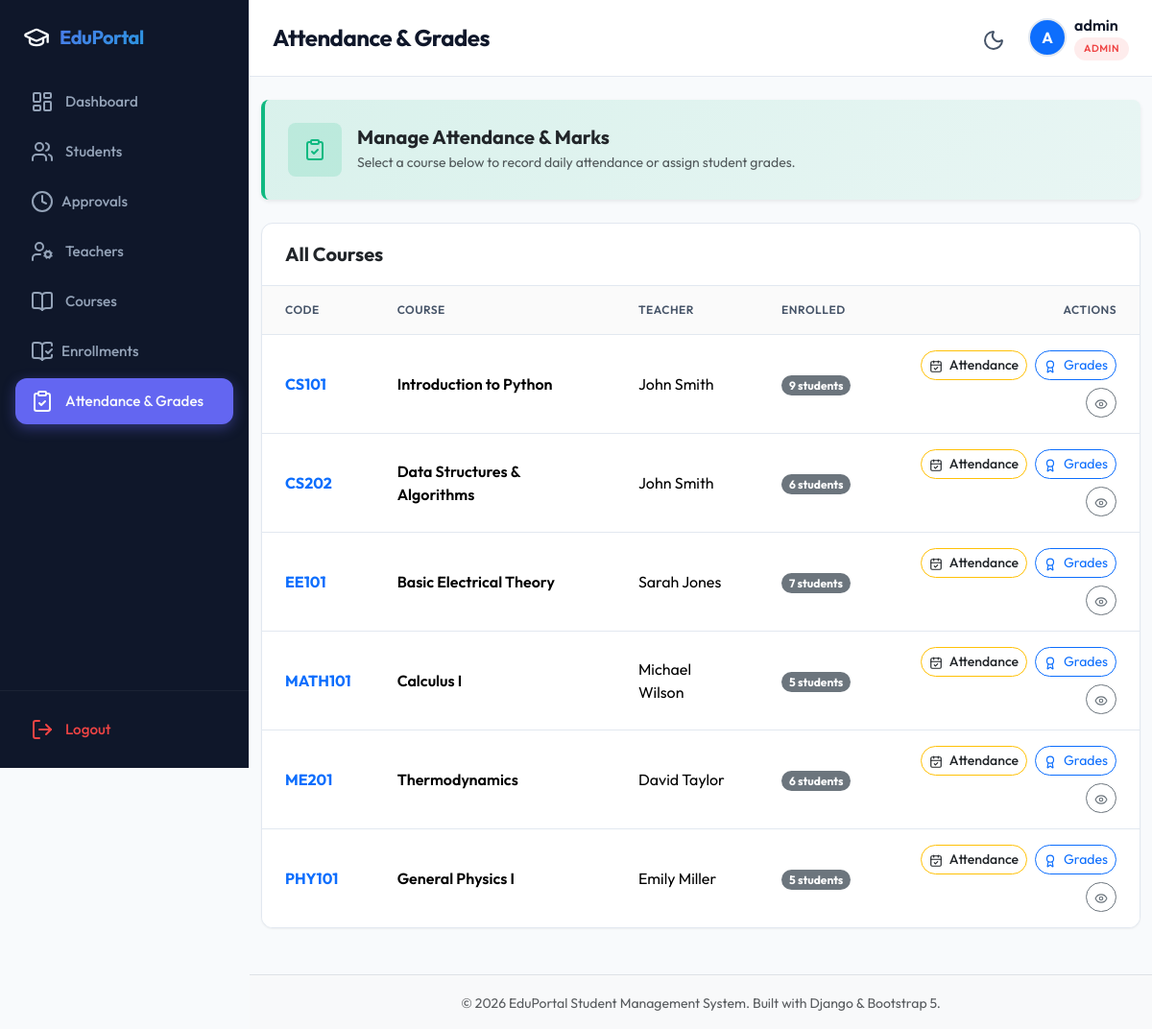
The app's page /academics/ (signed in) with its own data.
### apps/accounts/models.py (models this page shows, shortened)
class CustomUser(AbstractUser):
    class Role(models.TextChoices):
        ADMIN = 'ADMIN', 'Admin'
        TEACHER = 'TEACHER', 'Teacher'
        STUDENT = 'STUDENT', 'Student'
    role = models.CharField(
        max_length=10,
        choices=Role.choices,
        default=Role.STUDENT
    )

class Teacher(models.Model):
    user = models.OneToOneField(CustomUser, on_delete=models.CASCADE, related_name='teacher_profile')
    employee_id = models.CharField(max_length=20, unique=True)
    designation = models.CharField(max_length=100)
    department = models.CharField(max_length=100)
    qualification = models.CharField(max_length=200)

### apps/courses/models.py (models this page shows, shortened)
class Course(models.Model):
    course_code = models.CharField(max_length=20, unique=True)
    course_name = models.CharField(max_length=150)
    credits = models.IntegerField(default=3)
    teacher = models.ForeignKey(Teacher, null=True, blank=True, on_delete=models.SET_NULL, related_name='courses')

### apps/academics/views.py (the view)
# urls.py: path('', views.AcademicsHubView.as_view(), name='academics_hub'),
class AcademicsHubView(StaffRequiredMixin, ListView):
    model = Course
    template_name = 'academics/academics_hub.html'
    context_object_name = 'courses'
    paginate_by = 12
    def get_queryset(self):
        user = self.request.user
        queryset = Course.objects.select_related('teacher', 'teacher__user')
        if user.role == CustomUser.Role.TEACHER:
            if hasattr(user, 'teacher_profile'):
                queryset = queryset.filter(teacher=user.teacher_profile)
            else:
                return Course.objects.none()
        return queryset.order_by('course_code')

### templates/academics/academics_hub.html (shortened to what this page needs)
{% extends 'base.html' %}
{% block page_title %}Attendance & Grades{% endblock %}
{% block content %}
<div class="row g-3 mb-4">
    <div class="col-12">
        <div class="card border-0 shadow-sm rounded-3 p-4"
             style="background: linear-gradient(135deg, #10b98122, #10b98111); border-left: 4px solid #10b981 !important;">
            <div class="d-flex align-items-center gap-3 flex-wrap">
                <div class="d-flex align-items-center justify-content-center rounded-3 p-3"
                     style="background: rgba(16,185,129,0.15); width:56px; height:56px;">
                    <i data-lucide="clipboard-check" style="width:28px;height:28px;color:#10b981;"></i>
                </div>
                <div class="flex-grow-1">
                    <h5 class="fw-bold mb-1">Manage Attendance & Marks</h5>
                    <div class="text-muted small">
                        {% if user.role == 'ADMIN' %}
                            Select a course below to record daily attendance or assign student grades.
                        {% else %}
                            Select one of your assigned courses to mark attendance or enter grades.
                        {% endif %}
                    </div>
                </div>
            </div>
        </div>
    </div>
</div>
<div class="table-card">
    <div class="table-card-header">
        <h5 class="m-0 fw-bold text-dark">
            {% if user.role == 'ADMIN' %}All Courses{% else %}My Assigned Courses{% endif %}
        </h5>
    </div>
    <div class="table-responsive">
        <table class="table custom-table">
            <thead>
                <tr>
                    <th>Code</th>
                    <th>Course</th>
                    <th>Teacher</th>
                    <th>Enrolled</th>
                    <th class="text-end">Actions</th>
                </tr>
            </thead>
            <tbody>
                {% for course in courses %}
                    <tr>
                        <td><span class="fw-bold text-primary">{{ course.course_code }}</span></td>
                        <td><span class="fw-semibold">{{ course.course_name }}</span></td>
                        <td>
                            {% if course.teacher %}
                                {{ course.teacher.user.get_full_name|default:course.teacher.user.username }}
                            {% else %}
                                <span class="text-muted small">Not assigned</span>
                            {% endif %}
                        </td>
                        <td><span class="badge bg-secondary rounded-pill">{{ course.enrollments.count }} students</span></td>
                        <td class="text-end">
                            <div class="d-inline-flex gap-2 flex-wrap justify-content-end">
                                <a href="{% url 'mark_attendance' course.id %}" class="btn btn-outline-warning btn-sm rounded-pill text-dark fw-medium">
                                    <i data-lucide="calendar-check" class="me-1" style="width:14px;height:14px;vertical-align:text-bottom;"></i>
                                    Attendance
                                </a>
                                <a href="{% url 'manage_marks' course.id %}" class="btn btn-outline-primary btn-sm rounded-pill">
                                    <i data-lucide="award" class="me-1" style="width:14px;height:14px;vertical-align:text-bottom;"></i>
                                    Grades
                                </a>
                                <a href="{% url 'course_detail' course.id %}" class="btn btn-outline-secondary btn-sm rounded-pill">
                                    <i data-lucide="eye" style="width:14px;height:14px;vertical-align:text-bottom;"></i>
                                </a>
                            </div>
                        </td>
                    </tr>
                {% endfor %}
            </tbody>
        </table>
    </div>
</div>
{% endblock %}

### templates/base.html (shortened to what this page needs)
{% load static %}
<!DOCTYPE html>
<html lang="en" data-theme="light">
<head>
    <link href="https://cdn.jsdelivr.net/npm/bootstrap@5.3.2/dist/css/bootstrap.min.css" rel="stylesheet">
    <link rel="stylesheet" href="{% static 'css/main.css' %}">
</head>
<body>
    <div class="app-container">
        <aside class="sidebar" id="sidebar">
            <div class="sidebar-brand">
                <i data-lucide="graduation-cap" style="width: 28px; height: 28px;"></i>
                <span>EduPortal</span>
            </div>
            <ul class="sidebar-menu">
                {% if user.is_authenticated %}
                    <li class="sidebar-menu-item {% if request.resolver_match.url_name == 'dashboard' %}active{% endif %}">
                        <a href="{% url 'dashboard' %}" class="sidebar-link">
                            <i data-lucide="layout-dashboard"></i>
                            <span>Dashboard</span>
                        </a>
                    </li>
                    {% if user.role == 'ADMIN' %}
                        <li class="sidebar-menu-item {% if request.resolver_match.url_name == 'admin_student_list' %}active{% endif %}">
                            <a href="{% url 'admin_student_list' %}" class="sidebar-link">
                                <i data-lucide="users"></i>
                                <span>Students</span>
                            </a>
                        </li>
                        <li class="sidebar-menu-item {% if request.resolver_match.url_name == 'admin_pending_students' %}active{% endif %}">
                            <a href="{% url 'admin_pending_students' %}" class="sidebar-link d-flex align-items-center justify-content-between">
                                <span class="d-flex align-items-center gap-2">
                                    <i data-lucide="clock"></i>
                                    <span>Approvals</span>
                                </span>
                            </a>
                        </li>
                        <li class="sidebar-menu-item {% if 'teachers' in request.path %}active{% endif %}">
                            <a href="{% url 'admin_teacher_list' %}" class="sidebar-link">
                                <i data-lucide="user-cog"></i>
                                <span>Teachers</span>
                            </a>
                        </li>
                        <li class="sidebar-menu-item {% if 'courses' in request.path and 'pending-enrollments' not in request.path %}active{% endif %}">
                            <a href="{% url 'course_list' %}" class="sidebar-link">
                                <i data-lucide="book-open"></i>
                                <span>Courses</span>
                            </a>
                        </li>
                        <li class="sidebar-menu-item {% if request.resolver_match.url_name == 'admin_pending_enrollments' %}active{% endif %}">
                            <a href="{% url 'admin_pending_enrollments' %}" class="sidebar-link d-flex align-items-center justify-content-between">
                                <span class="d-flex align-items-center gap-2">
                                    <i data-lucide="book-open-check"></i>
                                    <span>Enrollments</span>
                                </span>
                            </a>
                        </li>
                        <li class="sidebar-menu-item {% if 'academics' in request.path %}active{% endif %}">
                            <a href="{% url 'academics_hub' %}" class="sidebar-link">
                                <i data-lucide="clipboard-check"></i>
                                <span>Attendance & Grades</span>
                            </a>
                        </li>
                    {% endif %}
                {% endif %}
            </ul>
            <div class="sidebar-footer">
                {% if user.is_authenticated %}
                    <form action="{% url 'logout' %}" method="post" id="logout-form">
                        <button type="submit" class="sidebar-link border-0 w-100 text-start bg-transparent" style="cursor: pointer;">
                            <i data-lucide="log-out" style="color: var(--color-danger)"></i>
                            <span style="color: var(--color-danger)">Logout</span>
                        </button>
                    </form>
                {% endif %}
            </div>
        </aside>
        <div class="main-content">
            <nav class="top-navbar">
                <div class="d-flex align-items-center gap-3">
                    <h1 class="page-title">{% block page_title %}Dashboard{% endblock %}</h1>
                </div>
                <div class="navbar-actions">
                    <button class="theme-toggle-btn" id="theme-toggle" title="Toggle Theme">
                        <i data-lucide="moon" id="theme-icon"></i>
                    </button>
                    {% if user.is_authenticated %}
                        <div class="d-flex align-items-center gap-2">
                            {% if user.role == 'STUDENT' and user.student_profile.profile_image %}
                                <img src="{{ user.student_profile.profile_image.url }}" class="user-avatar" alt="Avatar">
                            {% else %}
                                <div class="user-avatar bg-primary text-white d-flex align-items-center justify-content-center fw-bold" style="width: 40px; height: 40px; border-radius: 50%;">
                                    {{ user.username|make_list|first|upper }}
                                </div>
                            {% endif %}
                            <div class="d-none d-md-block text-start">
                                <div class="fw-semibold lh-sm">{{ user.get_full_name|default:user.username }}</div>
                                <span class="user-badge {{ user.role|lower }}" style="font-size: 0.65rem;">{{ user.get_role_display }}</span>
                            </div>
                        </div>
                    {% endif %}
                </div>
            </nav>
            <div class="container-fluid py-4 flex-grow-1">
                {% block content %}{% endblock %}
            </div>
            <footer class="py-3 bg-body-tertiary border-top mt-auto">
                <div class="container text-center">
                    <span class="text-muted small">© 2026 EduPortal Student Management System. Built with Django & Bootstrap 5.</span>
                </div>
            </footer>
        </div>
    </div>
</body>
</html>

### records on screen
CustomUser: username|make_list "A", get_full_name "admin", role "ADMIN"
Course: course_code "CS101", course_name "Introduction to Python", teacher.user.get_full_name "John Smith", enrollments.count "9"
Course: course_code "CS202", course_name "Data Structures & Algorithms", teacher.user.get_full_name "John Smith", enrollments.count "6"
Course: course_code "EE101", course_name "Basic Electrical Theory", teacher.user.get_full_name "Sarah Jones", enrollments.count "7"
Course: course_code "MATH101", course_name "Calculus I", teacher.user.get_full_name "Michael Wilson", enrollments.count "5"
Course: course_code "ME201", course_name "Thermodynamics", teacher.user.get_full_name "David Taylor", enrollments.count "6"
Course: course_code "PHY101", course_name "General Physics I", teacher.user.get_full_name "Emily Miller", enrollments.count "5"
